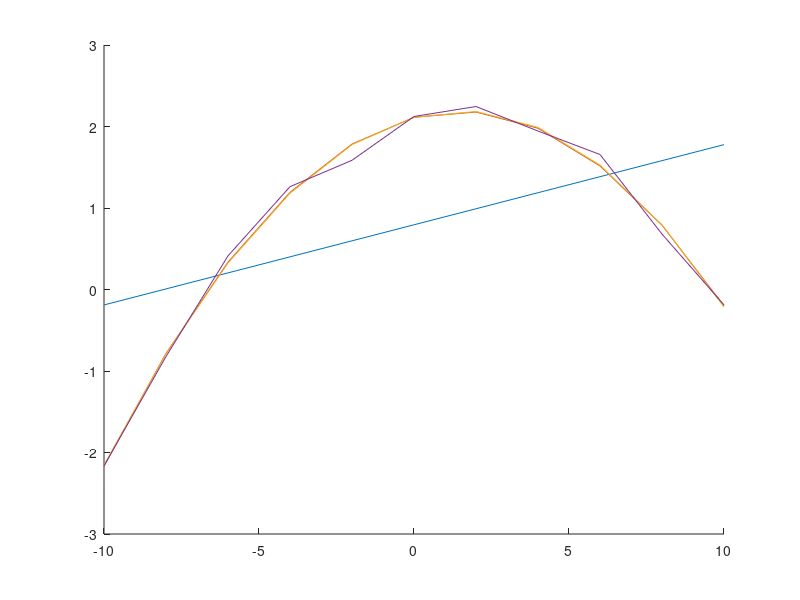

This chart was generated by the following MATLAB code:

xi = -10:2:10;
m1=ones(1,11);
yi = -.03*xi.^2 + .1*xi + 2 + .5*(rand(1,length(xi))-.5);


hold on;
x1=[m1;xi]';
x2=[ones(1,11);xi;xi.*xi]';
x3=[ones(1,11);xi;xi.*xi;xi.*xi.*xi]';


L1=x1\yi';
plot(xi,x1*L1)

L2=x2\yi';
plot(xi,x2*L2)

L3=x3\yi';
plot(xi,x3*L3)

plot(xi,yi)



